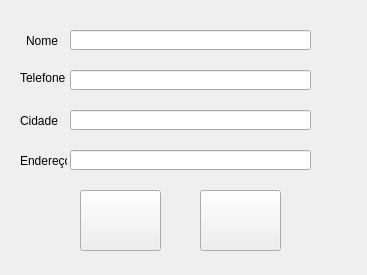
<?xml version="1.0" encoding="UTF-8"?>
<ui version="4.0">
 <class>forDadosCliente</class>
 <widget class="QWidget" name="forDadosCliente">
  <property name="geometry">
   <rect>
    <x>0</x>
    <y>0</y>
    <width>367</width>
    <height>275</height>
   </rect>
  </property>
  <property name="windowTitle">
   <string>Form</string>
  </property>
  <widget class="QLabel" name="lb_endereco">
   <property name="geometry">
    <rect>
     <x>20</x>
     <y>150</y>
     <width>47</width>
     <height>21</height>
    </rect>
   </property>
   <property name="text">
    <string>Endereço</string>
   </property>
  </widget>
  <widget class="QLabel" name="lb_telefone">
   <property name="geometry">
    <rect>
     <x>20</x>
     <y>70</y>
     <width>47</width>
     <height>16</height>
    </rect>
   </property>
   <property name="text">
    <string>Telefone</string>
   </property>
  </widget>
  <widget class="QLabel" name="lb_nome">
   <property name="geometry">
    <rect>
     <x>26</x>
     <y>30</y>
     <width>41</width>
     <height>21</height>
    </rect>
   </property>
   <property name="text">
    <string>Nome</string>
   </property>
  </widget>
  <widget class="QLabel" name="lb_cidade">
   <property name="geometry">
    <rect>
     <x>20</x>
     <y>110</y>
     <width>51</width>
     <height>21</height>
    </rect>
   </property>
   <property name="text">
    <string>Cidade</string>
   </property>
  </widget>
  <widget class="QLineEdit" name="txt_nome">
   <property name="geometry">
    <rect>
     <x>70</x>
     <y>30</y>
     <width>241</width>
     <height>20</height>
    </rect>
   </property>
  </widget>
  <widget class="QLineEdit" name="txt_telefone">
   <property name="geometry">
    <rect>
     <x>70</x>
     <y>70</y>
     <width>241</width>
     <height>20</height>
    </rect>
   </property>
  </widget>
  <widget class="QLineEdit" name="txt_cidade">
   <property name="geometry">
    <rect>
     <x>70</x>
     <y>110</y>
     <width>241</width>
     <height>20</height>
    </rect>
   </property>
  </widget>
  <widget class="QLineEdit" name="txt_endereco">
   <property name="geometry">
    <rect>
     <x>70</x>
     <y>150</y>
     <width>241</width>
     <height>20</height>
    </rect>
   </property>
  </widget>
  <widget class="QPushButton" name="bt_cancelar">
   <property name="geometry">
    <rect>
     <x>80</x>
     <y>190</y>
     <width>81</width>
     <height>61</height>
    </rect>
   </property>
   <property name="toolTip">
    <string>&lt;html&gt;&lt;head/&gt;&lt;body&gt;&lt;p&gt;&lt;br/&gt;&lt;/p&gt;&lt;/body&gt;&lt;/html&gt;</string>
   </property>
   <property name="styleSheet">
    <string notr="true">image: url(:/icon_cancelar/icons/cancelar.png)</string>
   </property>
   <property name="text">
    <string/>
   </property>
  </widget>
  <widget class="QPushButton" name="bt_cadastrar">
   <property name="geometry">
    <rect>
     <x>200</x>
     <y>190</y>
     <width>81</width>
     <height>61</height>
    </rect>
   </property>
   <property name="toolTip">
    <string>&lt;html&gt;&lt;head/&gt;&lt;body&gt;&lt;p&gt;&lt;br/&gt;&lt;/p&gt;&lt;/body&gt;&lt;/html&gt;</string>
   </property>
   <property name="styleSheet">
    <string notr="true">image:url(:/icon_cadastrar/icons/cadastrar.png)</string>
   </property>
   <property name="text">
    <string/>
   </property>
  </widget>
 </widget>
 <resources>
  <include location="icon_cancelar.qrc"/>
  <include location="icon_cadastrar.qrc"/>
 </resources>
 <connections/>
</ui>
